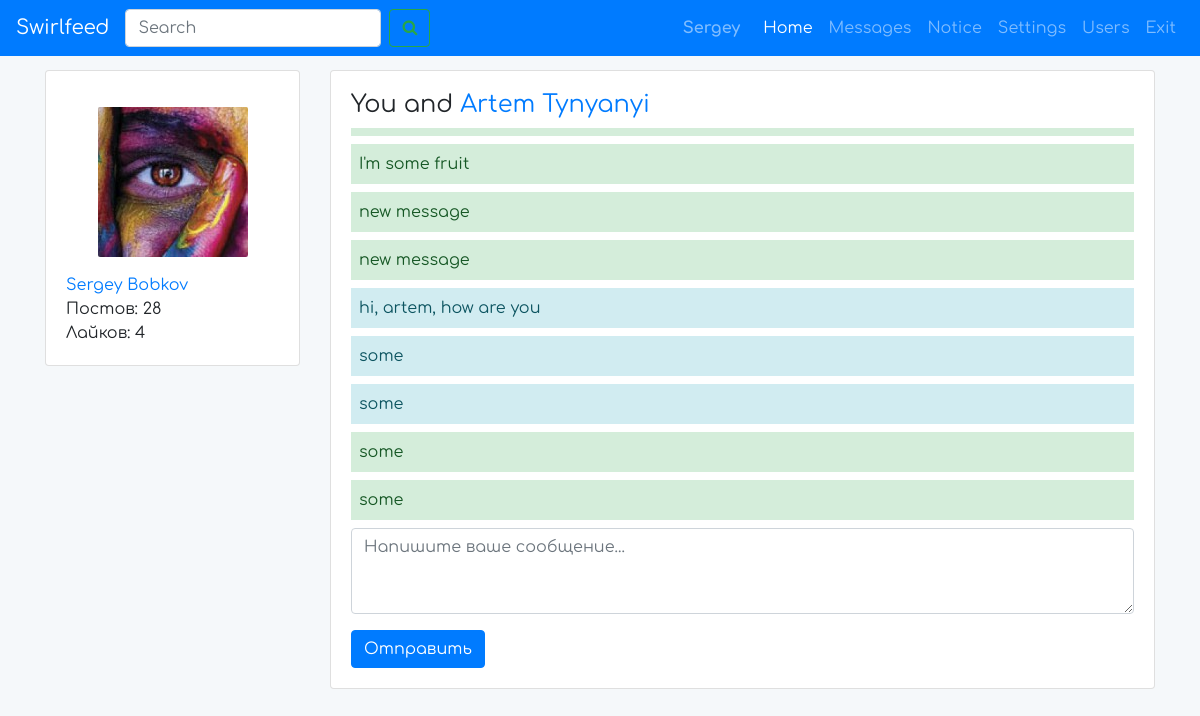
The page /messages.php (signed in) on the database as committed earlier.
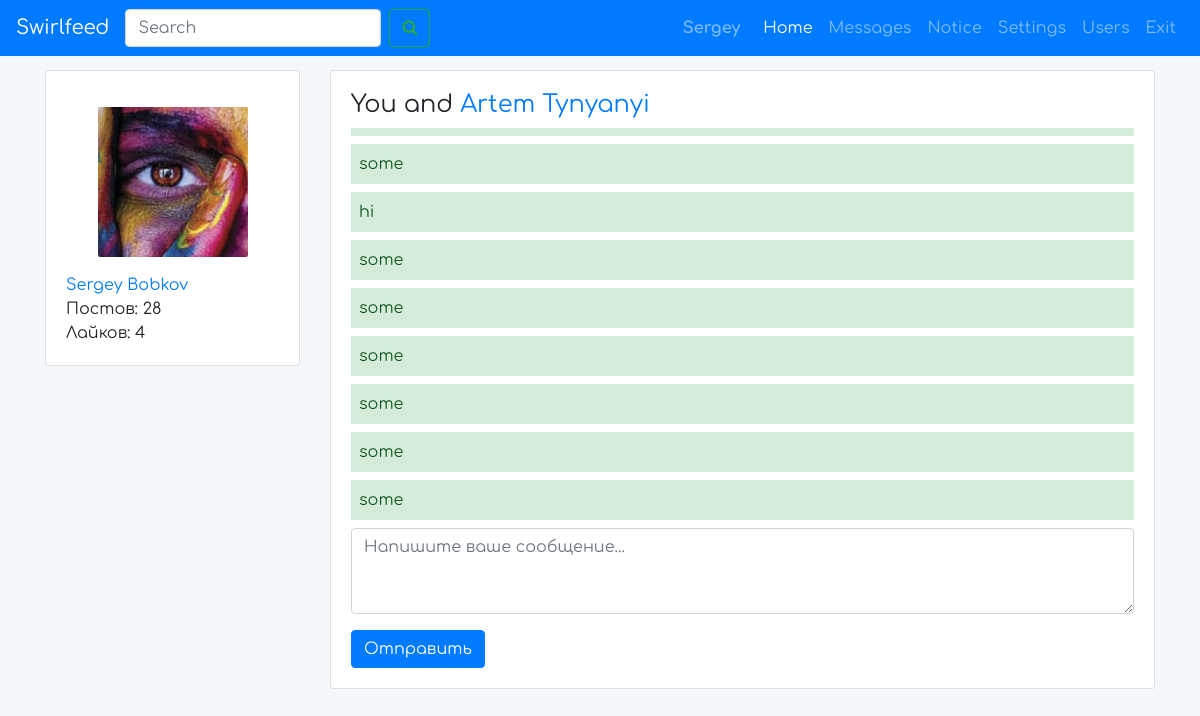
The same page on the database as committed later.
### tables this page shows
CREATE TABLE `users` (
  `id` int(11) UNSIGNED NOT NULL,
  `unique_id` varchar(255) NOT NULL,
  `first_name` varchar(25) NOT NULL,
  `last_name` varchar(25) NOT NULL,
  `username` varchar(100) NOT NULL,
  `email` varchar(100) NOT NULL,
  `password` varchar(255) NOT NULL,
  `signup_date` date NOT NULL,
  `profile_pic` varchar(255) NOT NULL,
  `num_posts` int(11) NOT NULL,
  `num_likes` int(11) NOT NULL,
  `user_closed` varchar(3) NOT NULL,
  `friend_array` text NOT NULL
);

CREATE TABLE `messages` (
  `id` int(11) UNSIGNED NOT NULL,
  `user_to` varchar(255) NOT NULL,
  `user_from` varchar(255) NOT NULL,
  `body` text NOT NULL,
  `date` datetime NOT NULL,
  `opened` varchar(3) NOT NULL,
  `viewed` varchar(3) NOT NULL,
  `deleted` varchar(3) NOT NULL
);

### classes/DB.php (called while the page is built)
<?php
class DB {
  private static function connect()
  {
    $pdo = new PDO('mysql:host=localhost;dbname=SocialNetworkFB;charset=utf8', 'root', '');
    $pdo->setAttribute(PDO::ATTR_ERRMODE, PDO::ERRMODE_EXCEPTION);
    return $pdo;
  }
  public static function query($query, $params = [])
  {
    $statement = self::connect()->prepare($query);
    $statement->execute($params);
    if (explode(' ', $query)[0] == 'SELECT') {
      $data = $statement->fetchAll(PDO::FETCH_ASSOC);
      return $data;
    }
  }
}

### classes/User.php (called while the page is built, shortened)
<?php
class User
{
  private $user;
  public function __construct($user)
  {
    $this->user = DB::query('SELECT * FROM users WHERE id=:userid', [':userid' => $user])[0];
  }
  public function getFirstAndLastName()
  {
    return $this->user['first_name'] . " " . $this->user['last_name'];
  }
  public function getUniqueId()
  {
    return $this->user['unique_id'];
  }
}

### classes/Message.php (the view, shortened to what this page needs)
<?php
class Message
{
  private $userObj;
  public function __construct($user)
  {
    $this->userObj = new User($user);
  }
  public function getMostRecentUser()
  {
    $userLoggedIn = $this->userObj->getUniqueId();
    $user = DB::query('SELECT user_to, user_from FROM messages WHERE user_to = ? OR user_from = ? ORDER BY id DESC LIMIT 1', [$userLoggedIn, $userLoggedIn])[0];
    $userTo = $user['user_to'];
    $userFrom = $user['user_from'];
    if ($userTo != $userLoggedIn) {
      return $userTo;
    } else {
      return $userFrom;
    }
  }
  public function getMessages($userFrom)
  {
    $userLoggedIn = $this->userObj->getUniqueId();
    $data = '';
    DB::query("UPDATE messages SET opened='yes' WHERE user_to=? AND user_from=?",[$userLoggedIn, $userFrom]);
    $messages = DB::query("SELECT * FROM messages WHERE (user_to=? AND user_from=?) OR (user_from=? AND user_to=?)",[$userLoggedIn, $userFrom, $userLoggedIn, $userFrom]);
    foreach ($messages as $message) {
     $usetTo = $message['user_to'];
     $body = $message['body'];
     $divTop = ($usetTo == $userLoggedIn) ? '<div class="message alert-success mb-2 p-2" >' : '<div class="message alert-info mb-2 p-2">';
     $data = $data . $divTop . $body . '</div>';
    }
    return $data;
  }
}

### includes/header.php (shortened to what this page needs)
<?php
if (isset($_SESSION['username'])) {
  $userUniqueId = $_SESSION['unique_id'];
  $userEmail = $_SESSION['log_email'];
  $user = DB::query('SELECT * FROM users WHERE email=:email', [':email' => $userEmail])[0];
  $userId = $user['id'];
} else {
  header("Location: /register.php");
}
?><!doctype html>
<html lang="en">
<head>
  <link rel="stylesheet" href="/assets/css/bootstrap.css">
  <link rel="stylesheet" href="/assets/css/fontAweasome.css">
  <link rel="stylesheet" href="/assets/css/fonts.css">
  <link rel="stylesheet" href="/assets/css/style.css">
  <link rel="stylesheet" href="/assets/css/jquery.Jcrop.css">
</head>
<body>
<header>
  <nav class="navbar navbar-expand-lg navbar-dark bg-primary fixed-top">
    <a class="navbar-brand" href="/">Swirlfeed</a>
    <div class="collapse navbar-collapse" id="navbarSupportedContent">
      <form class="form-inline my-2 my-lg-0 mr-auto">
        <input class="form-control mr-sm-2" type="search" placeholder="Search" aria-label="Search">
        <button class="btn btn-outline-success my-2 my-sm-0" type="submit"><i class="fa fa-search"></i></button>
      </form>
      <div class="userName">
        <a href="<?php echo $user['unique_id']; ?>"><?php echo $user['first_name']; ?></a>
      </div>
      <ul class="navbar-nav">
        <li class="nav-item active">
          <a class="nav-link" href="/">Home <span class="sr-only">(current)</span></a>
        </li>
        <li class="nav-item">
          <a class="nav-link" href="messages.php">Messages</a>
        </li>
        <li class="nav-item">
          <a class="nav-link" href="#">Notice</a>
        </li>
        <li class="nav-item">
          <a class="nav-link" href="#">Settings</a>
        </li>
        <li class="nav-item">
          <a class="nav-link" href="requests.php">Users</a>
        </li>
        <li class="nav-item">
          <a class="nav-link" href="/logout.php">Exit</a>
        </li>
      </ul>
    </div>
  </nav>
</header>

### messages.php (shortened to what this page needs)
<?php
require __DIR__ . '/includes/header.php';
$messageObj = new Message($userId);
if (isset($_GET['u'])) {
  $userTo = $_GET['u'];
} else {
  $userTo = $messageObj->getMostRecentUser();
}
if ($userTo != "new") {
  $userToObj = DB::query('SELECT * FROM users WHERE unique_id = ?', [$userTo])[0];
  $userToObj = new User($userToObj['id']);
}
?>
<section class="user-details">
  <div class="container">
    <div class="row">
      <div class="col-md-3">
        <div class="card">
          <div class="card-body">
            <div class="user-details__main-img p-3">
              <a href="<?php echo $userUniqueId; ?>"><img src="<?php echo $user['profile_pic']?>" alt=""></a>
            </div>
            <div>
              <a href="<?php echo $userUniqueId; ?>">
                <?php echo $user['first_name'] . " " . $user['last_name'];?>
              </a>
            </div>
            <div>
              <?php echo "Постов: " . $user['num_posts']; ?>
            </div>
            <div>
              <?php echo "Лайков: " . $user['num_likes']; ?>
            </div>
          </div>
        </div>
      </div>
      <div class="col-md-9">
        <div class="card">
          <div class="card-body">
            <?php
            if ($userTo != 'new') {
              echo "<h4>You and <a href='" . $userTo . "'>" . $userToObj->getFirstAndLastName() . "</a></h4>";
              echo '<div class="messages__loaded" id="scroll_messages">'. $messageObj->getMessages($userTo) .'</div>';
            } else {
              echo '<h4>New Message</h4>';
            }
            ?>
            <form action="" method="post">
              <?php if ($userTo == 'new') {
                echo '<p class="text-success mb-3">Select the friend you would like to message</p>';
                echo '<div class="form-group">
                        <input type="text" class="form-control" placeholder="To:">
                      </div>';
                echo '<div class="results">
                      </div>';
              } else { ?>
                <div class="form-group">
                  <textarea name="message_text" class="form-control" id="message_textarea" rows="3" placeholder="Напишите ваше сообщение..."></textarea>
                </div>
              <?php }?>
              <button type="submit" name="post_message" id="message_submit" class="btn btn-primary">Отправить</button>
            </form>
          </div>
        </div>
      </div>
    </div>
  </div>
</section>
<?php
require __DIR__ . '/includes/footer.php';
?>

### includes/footer.php (shortened to what this page needs)
</body>
</html>

### assets/css/style.css (style rules this page uses)
body { font-family: 'ComfortaaRegularGoogle'; margin-top: 70px; background-color: #F5F8FA; }
.userName { font-family: 'ComfortaaBoldGoogle'; margin-right: 15px; }
img { max-width: 100%; }
.user-details__main-img { text-align: center; }
.user-details__main-img img { border-radius: 2px; }
.userName a { color: rgba(255, 255, 255, 0.5); }
.messages__loaded { max-height: 400px; height: 400px; overflow-y: scroll; }

Rows that differ between the two databases and show on the page:
no longer on this page (row unchanged): messages: body "I'm some fruit"
no longer on this page (row unchanged): messages: body "new message"
no longer on this page (row unchanged): messages: body "new message"
no longer on this page (row edited): messages: body "hi, artem, how are you"
added messages: body "hi"
added messages: body "some"
added messages: body "some"
added messages: body "some"
